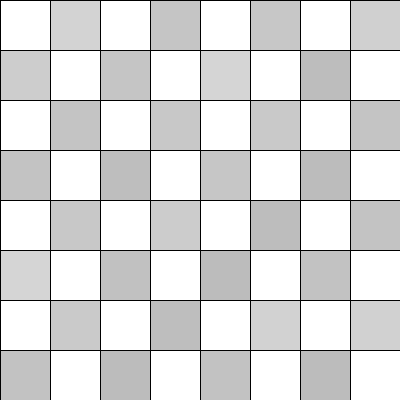
Frame 1 (no input)
Frame 60 (the mouse pressed at the canvas centre just before this capture): identical to frame 1, image omitted
Frame 120 (the mouse held since frame 60 and released just before this capture): identical to frame 1, image omitted

The Processing sketch that drew this single still picture (run headless with seeded random() and noise(); from frame 60 on, the mouse is pressed at the canvas centre):

// Processing sketch: loop_Grid_4_chessBoard
// ── loop_Grid_4_chessBoard.pde
//Task: turn this into a chesset
int howMany = 8;
int sqSize;
boolean blackFill = true;


void setup() {
  size(400, 400);
  sqSize = int(width/howMany);
        //outer loop for xPos
        for (int i=0;i<howMany;i=i+1) {
          if (howMany%2==0) {
            blackFill = !blackFill;
          }
          println("outer loop i: ", i);
         //inner loop is for yPos
         for (int j=0;j<howMany;j=j+1) {
           println("=== inner loop. j is: ", j);
           int xpos =  i * sqSize;
           int ypos =  j * sqSize;
           println("=== xpos is: ", xpos, " ypos is:", ypos);
           //noStroke();
           if (blackFill == true){
             fill(random(127,255), 55);
           } else {
             fill(255);
           }
           rect(xpos ,ypos,sqSize,sqSize);
           blackFill = !blackFill;
         }
      } 

} 

void draw(){
  //background(102);
    // Draw at coordinate (110, 90) at size 100 x 100
  //shape(thing, 0, 0, 200, 200);   // Draw at coordinate (280, 40) at the default size}


  }
